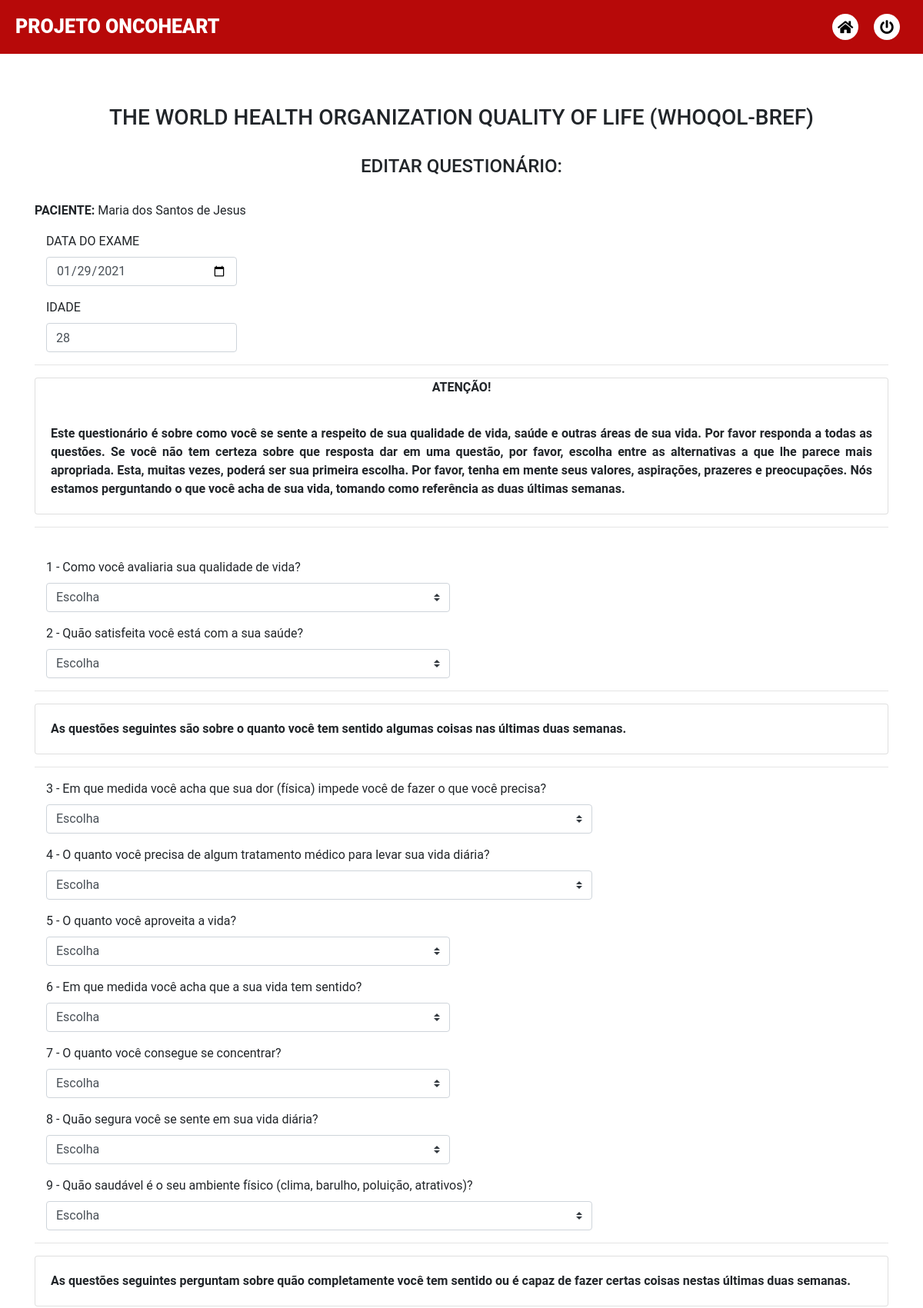
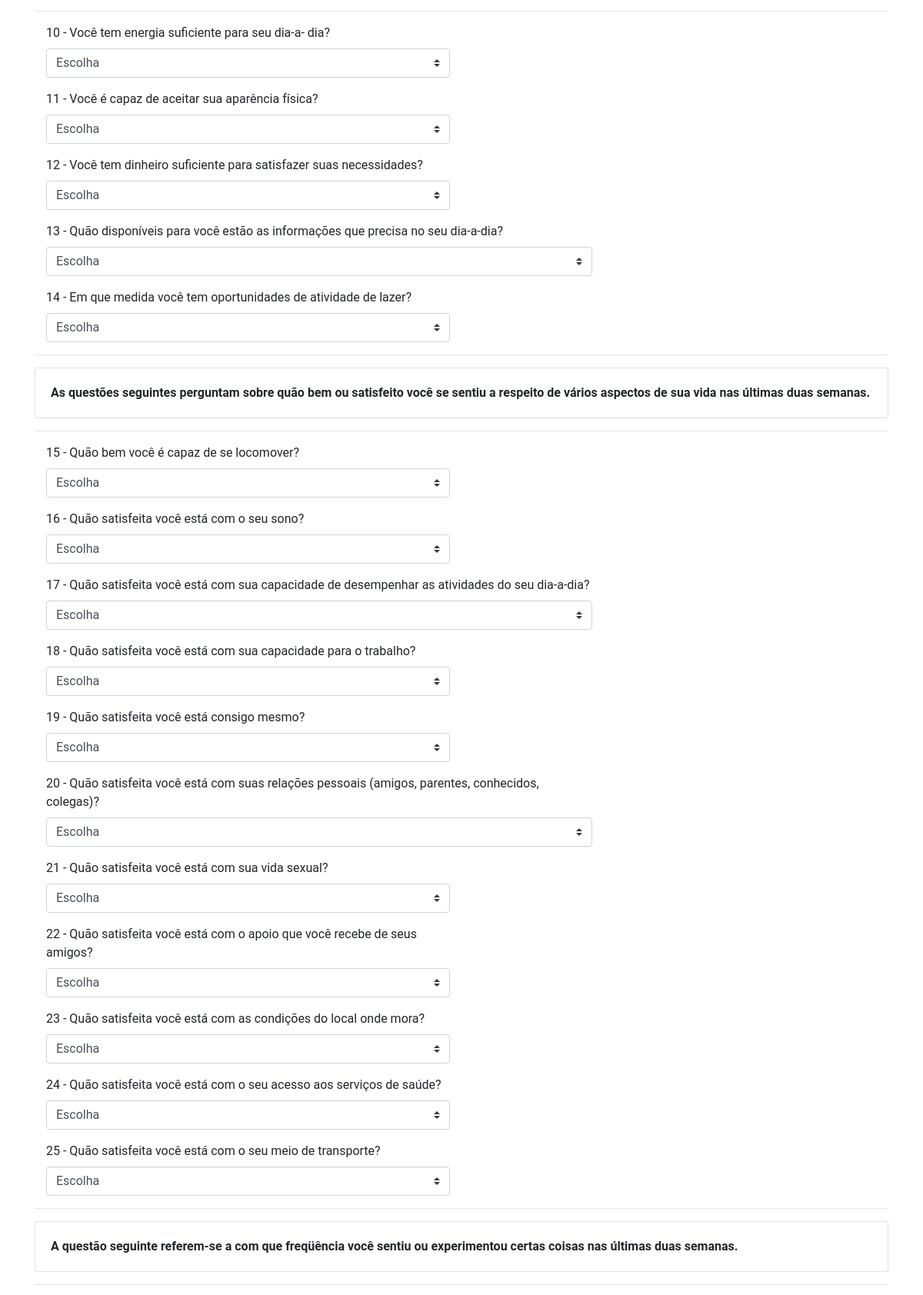
/edit.adm.php?Idq=52&pid=1 (signed in, upper part), run on the app's committed database (2 pictures, top to bottom).
### tables this page shows
CREATE TABLE IF NOT EXISTS `pessoas` (
  `pid` int(11) NOT NULL AUTO_INCREMENT,
  `nome` varchar(100) NOT NULL,
  PRIMARY KEY (`pid`)
);

CREATE TABLE IF NOT EXISTS `questionarios` (
  `questId` int(100) NOT NULL AUTO_INCREMENT,
  `pid` int(11) NOT NULL,
  `tipo` int(10) NOT NULL,
  `data` date DEFAULT NULL,
  `visita` int(11) DEFAULT NULL,
  `cidade` varchar(50) DEFAULT NULL,
  `nasc` date DEFAULT NULL,
  `idade` int(3) DEFAULT NULL,
  `essbr1` varchar(40) DEFAULT NULL,
  `essbr2` varchar(40) DEFAULT NULL,
  `essbr3` varchar(40) DEFAULT NULL,
  `essbr4` varchar(40) DEFAULT NULL,
  `essbr5` varchar(40) DEFAULT NULL,
  `essbr6` varchar(40) DEFAULT NULL,
  `essbr7` varchar(40) DEFAULT NULL,
  `essbr8` varchar(40) DEFAULT NULL,
  `ectoscopia` varchar(100) DEFAULT NULL,
  `inspTorax` varchar(100) DEFAULT NULL,
  `ictuscordis1` varchar(100) DEFAULT NULL,
  `pulsosA` varchar(100) DEFAULT NULL,
  `pulsosP` varchar(100) DEFAULT NULL,
  `ictuscordis2` varchar(100) DEFAULT NULL,
  `fc` varchar(100) DEFAULT NULL,
  `SO2` varchar(100) DEFAULT NULL,
  `rCardiaco` varchar(100) DEFAULT NULL,
  `bulhas` varchar(100) DEFAULT NULL,
  `sopro1` varchar(100) DEFAULT NULL,
  `foco` varchar(100) DEFAULT NULL,
  `irradiacao` varchar(100) DEFAULT NULL,
  `intensidade` varchar(100) DEFAULT NULL,
  `sopros` varchar(100) DEFAULT NULL,
  `soproArteria` varchar(100) DEFAULT NULL,
  `auscultaP` varchar(100) DEFAULT NULL,
  `visc` varchar(100) DEFAULT NULL,
  `grupoRisco` varchar(50) DEFAULT NULL,
  `peso3` varchar(6) DEFAULT NULL,
  `estatura3` varchar(10) DEFAULT NULL,
  `circAbd` varchar(10) DEFAULT NULL,
  `gordCorp` varchar(6) DEFAULT NULL,
  `muscEsq` varchar(6) DEFAULT NULL,
  `matabolismo` varchar(6) DEFAULT NULL,
  `idadeC` varchar(50) DEFAULT NULL,
  `gordVisc` varchar(6) DEFAULT NULL,
  `pas1` varchar(6) DEFAULT NULL,
  `pad1` varchar(6) DEFAULT NULL,
  `fc1` varchar(50) DEFAULT NULL,
  `pas2` varchar(50) DEFAULT NULL,
  `pad2` varchar(50) DEFAULT NULL,
  `fc2` varchar(6) DEFAULT NULL,
  `pas3` varchar(6) DEFAULT NULL,
  `pad3` varchar(6) DEFAULT NULL,
  `fc3` varchar(6) DEFAULT NULL,
  `bracoDom` varchar(8) DEFAULT NULL,
  `m1d` varchar(6) DEFAULT NULL,
  `m2d` varchar(6) DEFAULT NULL,
  `m1e` varchar(6) DEFAULT NULL,
  `m2e` varchar(6) DEFAULT NULL,
  `ecgR` varchar(6) DEFAULT NULL,
  `ecg10` varchar(6) DEFAULT NULL,
  `eco` varchar(6) DEFAULT NULL,
  `holter` varchar(6) DEFAULT NULL,
  `pasB` varchar(9) DEFAULT NULL,
  `padB` varchar(9) DEFAULT NULL,
  `fcB` varchar(9) DEFAULT NULL,
  `pas30` varchar(9) DEFAULT NULL,
  `pad30` varchar(9) DEFAULT NULL,
  `fc30` varchar(9) DEFAULT NULL,
  `pas60` varchar(9) DEFAULT NULL,
  `pad60` varchar(9) DEFAULT NULL,
  `fc60` varchar(9) DEFAULT NULL,
  `pas120` varchar(9) DEFAULT NULL,
  `pad120` varchar(9) DEFAULT NULL,
  `fc120` varchar(9) DEFAULT NULL,
  `medicamentos` varchar(1000) DEFAULT NULL,
  `resultados` varchar(1000) DEFAULT NULL,
  `dataCol` date DEFAULT NULL,
  `endereco` varchar(255) DEFAULT NULL,
  `telefone` varchar(255) DEFAULT NULL,
  `meio` varchar(255) DEFAULT NULL,
  `estCivil` varchar(255) DEFAULT NULL,
  `renda` varchar(255) DEFAULT NULL,
  `cor` varchar(255) DEFAULT NULL,
  `grau` varchar(255) DEFAULT NULL,
  `fuma` varchar(255) DEFAULT NULL,
  `fuma1` varchar(255) DEFAULT NULL,
  `fuma2` varchar(255) DEFAULT NULL,
  `fuma3` varchar(255) DEFAULT NULL,
  `fuma4` varchar(255) DEFAULT NULL,
  `bebe` varchar(255) DEFAULT NULL,
  `bebe1` varchar(255) DEFAULT NULL,
  `bebe2` varchar(255) DEFAULT NULL,
  `hipertensa` varchar(255) DEFAULT NULL,
  `diabetica` varchar(255) DEFAULT NULL,
  `colesterol` varchar(255) DEFAULT NULL,
  `arritmia` varchar(255) DEFAULT NULL,
  `coracao` varchar(255) DEFAULT NULL,
  `cirurgia` varchar(255) DEFAULT NULL,
  `avc` varchar(255) DEFAULT NULL,
  `paisCoracao` varchar(255) DEFAULT NULL,
  `paisAvc` varchar(255) DEFAULT NULL,
  `mPrimeira` varchar(255) DEFAULT NULL,
  `mUltima` varchar(255) DEFAULT NULL,
  `anticon` varchar(255) DEFAULT NULL,
  `gestacoes` varchar(255) DEFAULT NULL,
  `nascidosV` varchar(255) DEFAULT NULL,
  `nascidosM` varchar(255) DEFAULT NULL,
  `partoP` varchar(255) DEFAULT NULL,
  `partoN` varchar(255) DEFAULT NULL,
  `partoC` varchar(255) DEFAULT NULL,
  `aborto` varchar(255) DEFAULT NULL,
  `tovr1` varchar(25) DEFAULT NULL,
  `tovr2` varchar(25) DEFAULT NULL,
  `tovr3` varchar(25) DEFAULT NULL,
  `tovr4` varchar(25) DEFAULT NULL,
  `tovr5` varchar(25) DEFAULT NULL,
  `tovr6` varchar(25) DEFAULT NULL,
  `tovr7` varchar(25) DEFAULT NULL,
  `tovr8` varchar(25) DEFAULT NULL,
  `tovr9` varchar(25) DEFAULT NULL,
  `tovr10` varchar(25) DEFAULT NULL,
  `whoqol1` varchar(25) DEFAULT NULL,
  `whoqol2` varchar(25) DEFAULT NULL,
  `whoqol3` varchar(20) DEFAULT NULL,
  `whoqol4` varchar(20) DEFAULT NULL,
  `whoqol5` varchar(20) DEFAULT NULL,
  `whoqol6` varchar(20) DEFAULT NULL,
  `whoqol7` varchar(20) DEFAULT NULL,
  `whoqol8` varchar(20) DEFAULT NULL,
  `whoqol9` varchar(20) DEFAULT NULL,
  `whoqol10` varchar(20) DEFAULT NULL,
  `whoqol11` varchar(20) DEFAULT NULL,
  `whoqol12` varchar(20) DEFAULT NULL,
  `whoqol13` varchar(20) DEFAULT NULL,
  `whoqol14` varchar(20) DEFAULT NULL,
  `whoqol15` varchar(20) DEFAULT NULL,
  `whoqol16` varchar(20) DEFAULT NULL,
  `whoqol17` varchar(20) DEFAULT NULL,
  `whoqol18` varchar(20) DEFAULT NULL,
  `whoqol19` varchar(20) DEFAULT NULL,
  `whoqol20` varchar(20) DEFAULT NULL,
  `whoqol21` varchar(20) DEFAULT NULL,
  `whoqol22` varchar(20) DEFAULT NULL,
  `whoqol23` varchar(20) DEFAULT NULL,
  `whoqol24` varchar(20) DEFAULT NULL,
  `whoqol25` varchar(20) DEFAULT NULL,
  `whoqol26` varchar(20) DEFAULT NULL,
  `ajuda` varchar(20) DEFAULT NULL,
  `tempo` varchar(20) DEFAULT NULL,
  `comentario` varchar(255) DEFAULT NULL,
  PRIMARY KEY (`questId`),
  KEY `fk_pessoa` (`pid`)
);

### includes/resp.inc.php (called while the page is built)
<?php
require "database\db.dashboard.php";
if(isset($_GET['Idq']) && isset($_GET['pid'])){
  $questId = $_GET['Idq'];
  $pid = $_GET['pid'];
  $sql = "SELECT * FROM questionarios WHERE questId=?;";
  $stmt = mysqli_stmt_init($conn);
  if(!mysqli_stmt_prepare($stmt,$sql)){
    header("Location: registros.php?#error=sqlerror");
    exit();
  } else {
    mysqli_stmt_bind_param($stmt,"i", $questId);
    mysqli_stmt_execute($stmt);
    $result1 = mysqli_stmt_get_result($stmt);
  }
  $sql = "SELECT * FROM pessoas WHERE pid=?;";
  $stmt = mysqli_stmt_init($conn);
  if(!mysqli_stmt_prepare($stmt,$sql)){
    header("Location: registros.php?#error=sqlerror");
    exit();
  } else {
    mysqli_stmt_bind_param($stmt,"i", $pid);
    mysqli_stmt_execute($stmt);
    $result2 = mysqli_stmt_get_result($stmt);
  }
}
?>

### templates/Aquestionario6.php (the view, shortened to what this page needs)
<div class="container">
<form class="" action="includes/editquestionario.inc.php?tipo=<?php echo $tipo?>&questId=<?php echo $questId?>&pid=<?php echo $pid?>" method="post">
  <br>
  <h3 class="text-center">THE WORLD HEALTH ORGANIZATION QUALITY OF LIFE (WHOQOL-BREF)</h3><br>
  <h4 class="text-center">EDITAR QUESTIONÁRIO:</h4>
  <br>
    <p><b>PACIENTE: </b><?php echo $pessoa;?></p>
    <div class="form-group col-sm-3">
      <label for="data6">DATA DO EXAME</label>
      <input value="<?php echo $data?>" id="data6" type="date" name="data6" class="form-control q6" required >
    </div>
    <div class="form-group  col-sm-3">
      <label for="idade6">IDADE </label>
      <input value="<?php echo $idade6?>" id="idade6" type="text" name="idade6" placeholder="Idade" class="form-control q6" required>
    </div><hr>
  <div class="card">
  <P class="text-center"><b>ATENÇÃO!</b></P>
  <div class="card-body" style="text-align: justify;"><b>
    Este questionário é sobre como você se sente a respeito de sua qualidade de vida, saúde e outras áreas de sua vida. Por favor responda a todas as questões. Se você não tem certeza sobre que resposta dar em uma questão, por favor, escolha entre as alternativas a que lhe parece mais apropriada. Esta, muitas vezes, poderá ser sua primeira escolha. Por favor, tenha em mente seus valores, aspirações, prazeres e preocupações. Nós estamos perguntando o que você acha de sua vida, tomando como  referência as duas últimas semanas.
  </b></div>
</div><hr><br>
  <div class="form-group col-sm-6">
    <label for="whoqol1">1 - Como você avaliaria sua qualidade de vida? </label>
    <select class="custom-select form-control q6" name="whoqol1" id="whoqol1" >
      <option value= "">Escolha</option>
    </select>
  </div>
  <div class="form-group col-sm-6">
    <label for="whoqol2">2 - Quão satisfeita você está com a sua saúde? </label>
    <select class="custom-select form-control q6" name="whoqol2" id="whoqol2" >
      <option value= "">Escolha</option>
    </select>
  </div><hr>
  <div class="card">
  <div class="card-body">
    <b>As questões seguintes são sobre o quanto você tem sentido algumas coisas nas últimas duas semanas.</b></div>
  </div><hr>
  <div class="form-group col-sm-8">
    <label for="whoqol3">3 - Em que medida você acha que sua dor (física) impede você de fazer o que você precisa?</label>
    <select class="custom-select form-control q6" name="whoqol3" id="whoqol3" >
      <option value= "">Escolha</option>
    </select>
  </div>
  <div class="form-group col-sm-8">
    <label for="whoqol4">4 - O quanto você precisa de algum tratamento médico para levar sua vida diária?</label>
    <select class="custom-select form-control q6" name="whoqol4" id="whoqol4" >
      <option value= "">Escolha</option>
    </select>
  </div>
  <div class="form-group col-sm-6">
    <label for="whoqol5">5 - O quanto você aproveita a vida?</label>
    <select class="custom-select form-control q6" name="whoqol5" id="whoqol5" >
      <option value= "">Escolha</option>
    </select>
  </div>
  <div class="form-group col-sm-6">
    <label for="whoqol6">6 - Em que medida você acha que a sua vida tem sentido?</label>
    <select class="custom-select form-control q6" name="whoqol6" id="whoqol6" >
      <option value= "">Escolha</option>
    </select>
  </div>
  <div class="form-group col-sm-6">
    <label for="whoqol7">7 - O quanto você consegue se concentrar?</label>
    <select class="custom-select form-control q6" name="whoqol7" id="whoqol7" >
      <option value= "">Escolha</option>
    </select>
  </div>
  <div class="form-group col-sm-6">
    <label for="whoqol8">8 - Quão segura você se sente em sua vida diária?</label>
    <select class="custom-select form-control q6" name="whoqol8" id="whoqol8" >
      <option value= "">Escolha</option>
    </select>
  </div>
<div class="form-group col-sm-8">
  <label for="whoqol9">9 - Quão saudável é o seu ambiente físico (clima, barulho, poluição, atrativos)?</label>
  <select class="custom-select form-control q6" name="whoqol9" id="whoqol9" >
    <option value= "">Escolha</option>
  </select>
</div><hr>
<div class="card">
  <div class="card-body">
    <b>As questões seguintes perguntam sobre quão completamente você tem sentido ou é capaz de fazer certas coisas nestas últimas duas semanas.</b>
  </div>
</div><hr>
  <div class="form-group col-sm-6">
    <label for="whoqol10">10 - Você tem energia suficiente para seu dia-a- dia?</label>
    <select class="custom-select form-control q6" name="whoqol10" id="whoqol10" >
      <option value= "">Escolha</option>
    </select>
  </div>
  <div class="form-group col-sm-6">
    <label for="whoqol11">11 - Você é capaz de aceitar sua aparência física?</label>
    <select class="custom-select form-control q6" name="whoqol11" id="whoqol11" >
      <option value= "">Escolha</option>
    </select>
  </div>
  <div class="form-group col-sm-6">
  <label for="whoqol12">12 - Você tem dinheiro suficiente para satisfazer suas necessidades?</label>
  <select class="custom-select form-control q6" name="whoqol12" id="whoqol12" >
    <option value= "">Escolha</option>
  </select>
  </div>
  <div class="form-group col-sm-8">
  <label for="whoqol13">13 - Quão disponíveis para você estão as informações que precisa no seu dia-a-dia?</label>
  <select class="custom-select form-control q6" name="whoqol13" id="whoqol13" >
    <option value= "">Escolha</option>
  </select>
  </div>
  <div class="form-group col-sm-6">
  <label for="whoqol14">14 - Em que medida você tem oportunidades de atividade de lazer?</label>
  <select class="custom-select form-control q6" name="whoqol14" id="whoqol14" >
    <option value= "">Escolha</option>
  </select>
  </div><hr>
  <div class="card">
  <div class="card-body">
    <b>As questões seguintes perguntam sobre quão bem ou satisfeito você se sentiu a respeito de vários aspectos de sua vida nas últimas duas semanas.</b>
  </div>
</div><hr>
  <div class="form-group col-sm-6">
    <label for="whoqol15">15 - Quão bem você é capaz de se locomover?</label>
    <select class="custom-select form-control q6" name="whoqol15" id="whoqol15" >
      <option value= "">Escolha</option>
    </select>
  </div>
  <div class="form-group col-sm-6">
    <label for="whoqol16">16 - Quão satisfeita você está com o seu sono?</label>
    <select class="custom-select form-control q6" name="whoqol16" id="whoqol16" >
      <option value= "">Escolha</option>
    </select>
  </div>
  <div class="form-group col-sm-8">
  <label for="whoqol17">17 - Quão satisfeita você está com sua capacidade de desempenhar as atividades do seu dia-a-dia?</label>
  <select class="custom-select form-control q6" name="whoqol17" id="whoqol17" >
    <option value= "">Escolha</option>
  </select>
</div>
<div class="form-group col-sm-6">
  <label for="whoqol18">18 - Quão satisfeita você está com sua capacidade para o trabalho?</label>
  <select class="custom-select form-control q6" name="whoqol18" id="whoqol18" >
    <option value= "">Escolha</option>
  </select>
</div>
<div class="form-group col-sm-6">
  <label for="whoqol19">19 - Quão satisfeita você está consigo mesmo?</label>
  <select class="custom-select form-control q6" name="whoqol19" id="whoqol19" >
    <option value= "">Escolha</option>
  </select>
</div>
<div class="form-group col-sm-8">
  <label for="whoqol20">20 - Quão satisfeita você está com suas relações pessoais (amigos, parentes, conhecidos, colegas)?</label>
  <select class="custom-select form-control q6" name="whoqol20" id="whoqol20" >
    <option value= "">Escolha</option>
  </select>
  </div>
  <div class="form-group col-sm-6">
    <label for="whoqol21">21 - Quão satisfeita você está com sua vida sexual?</label>
    <select class="custom-select form-control q6" name="whoqol21" id="whoqol21" >
      <option value= "">Escolha</option>
    </select>
  </div>
  <div class="form-group col-sm-6">
    <label for="whoqol22">22 - Quão satisfeita você está com o apoio que você recebe de seus amigos?</label>
    <select class="custom-select form-control q6" name="whoqol22" id="whoqol22" >
      <option value= "">Escolha</option>
    </select>
  </div>
  <div class="form-group col-sm-6">
    <label for="whoqol23">23 - Quão satisfeita você está com as condições do local onde mora?</label>
    <select class="custom-select form-control q6" name="whoqol23" id="whoqol23" >
      <option value= "">Escolha</option>
    </select>
  </div>
  <div class="form-group col-sm-6">
    <label for="whoqol24">24 - Quão satisfeita você está com o seu acesso aos serviços de saúde? </label>
    <select class="custom-select form-control q6" name="whoqol24" id="whoqol24" >
      <option value= "">Escolha</option>
    </select>
  </div>
<div class="form-group col-sm-6">
  <label for="whoqol25">25 - Quão satisfeita você está com o seu meio de transporte? </label>
  <select class="custom-select form-control q6" name="whoqol25" id="whoqol25" >
    <option value= "">Escolha</option>
  </select>
</div><hr>
<div class="card">
  <div class="card-body">
    <b>A questão seguinte referem-se a com que freqüência você sentiu ou experimentou certas coisas nas últimas duas semanas.</b>
  </div>
</div><hr>
<br>
</form>
</div>

### css/signup.css (style rules this page uses)
body { padding-top: 40px; padding-bottom: 40px; background-color: #fff; }

### css/sidebar.css (style rules this page uses)
* { margin: 0; padding: 0; list-style: none; text-decoration: none; box-sizing: border-box; font-family: "Roboto", sans-serif; }
body { background: #fff; }

### data on the page
pessoas: nome "Maria dos Santos de Jesus"
questionarios: data6 "01/29/2021", idade6 "28"
